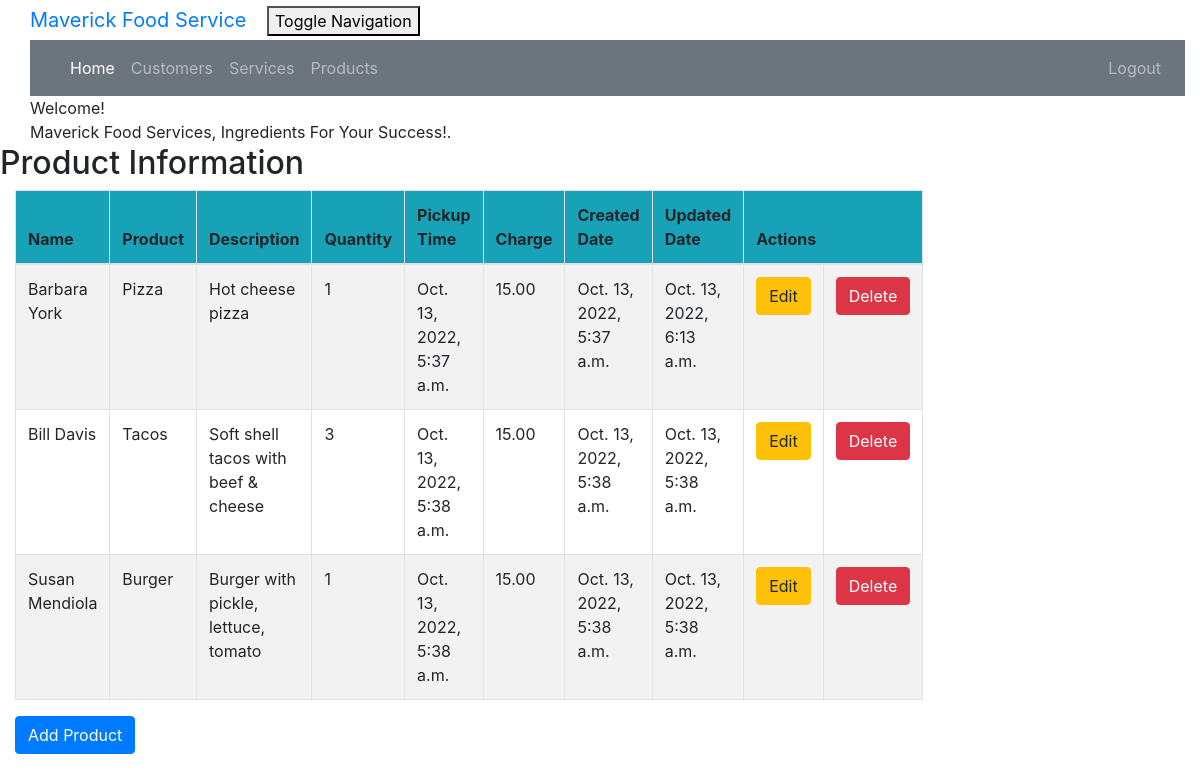
The page /product_list (signed in) on the database its author committed.
### crm/models.py (models this page shows, shortened)
class Product(models.Model):
    cust_name = models.ForeignKey(Customer, on_delete=models.CASCADE, related_name='products')
    product = models.CharField(max_length=100)
    description = models.TextField()
    quantity = models.IntegerField()
    pickup_time = models.DateTimeField(
        default=timezone.now)
    charge = models.DecimalField(max_digits=10, decimal_places=2)
    created_date = models.DateTimeField(
        default=timezone.now)
    updated_date = models.DateTimeField(auto_now_add=True)

class Customer(models.Model):
    cust_name = models.CharField(max_length=50)
    email = models.EmailField(max_length=100)
    phone = models.CharField(max_length=20)
    bldgroom = models.CharField(max_length=100)
    address = models.CharField(max_length=200)
    city = models.CharField(max_length=50)
    state = models.CharField(max_length=50)
    zipcode = models.CharField(max_length=10)
    organization = models.CharField(max_length=100)
    role = models.CharField(max_length=100)
    def __str__ (self):
        return self.cust_name

### crm/views.py (the view)
# urls.py: path('product_list', views.product_list, name='product_list'),
@login_required
def product_list(request):
    products = Product.objects.filter(created_date__lte=timezone.now())
    return render(request, 'crm/product_list.html', {'products': products})

### crm/templates/crm/product_list.html (shortened to what this page needs)
<!DOCTYPE html>
<html lang="en">
{% extends 'crm/base.html' %}
{% block content %}
    <html>
    <head>
    </head>
    <body class="bodylist">
    <div class="container">
        <div class="panel panel-primary">
            <div class="panel-heading">Welcome!</div>
            <div class="panel-body">
                Maverick Food Services, Ingredients For Your Success!.
            </div>
        </div>
    </div>
    <div class="row">
        <h2>Product Information</h2>
    </div>
    <div>
        <table class="table table-striped table-bordered table-hover w-auto">
            <thead>
            <tr class="bg-info">
                <th>Name</th>
                <th>Product</th>
                <th>Description</th>
                <th>Quantity</th>
                <th>Pickup Time</th>
                <th>Charge</th>
                <th>Created Date</th>
                <th>Updated Date</th>
                <th colspan="3">Actions</th>
            </tr>
            </thead>
            <tbody>
            {% for product in products %}
                <tr>
                    <td>{{ product.cust_name }}</td>
                    <td>{{ product.product }}</td>
                    <td>{{ product.description }}</td>
                    <td>{{ product.quantity }}</td>
                    <td>{{ product.pickup_time }}</td>
                    <td>{{ product.charge }}</td>
                    <td>{{ product.created_date }}</td>
                    <td>{{ product.updated_date }}</td>
                    <td><a href="{% url 'crm:product_edit' pk=product.pk %}"
                           class="btn btn-warning">Edit</a></td>
                    <td><a href="{% url 'crm:product_delete' pk=product.pk %}"
                           onclick="return confirm('Are you sure you want to delete?')"
                           class="btn btn-danger">Delete</a>
                    </td>
                </tr>
            {% endfor %}
            </tbody>
        </table>
    </div>
 <div>
        <a href="{% url 'crm:product_new' %}"><span
                class="btn btn-primary">Add Product</span></a>
    </div>
    </body>
{% endblock %}

### crm/static/css/portfolio.css (style rules this page uses)
body { padding-left: 15px; }

### rows shown on the page
Product: cust_name "Barbara York", product "Pizza", description "Hot cheese pizza", quantity "1", pickup_time "Oct. 13, 2022, 5:37 a.m.", charge "15.00", created_date "Oct. 13, 2022, 5:37 a.m.", updated_date "Oct. 13, 2022, 6:13 a.m."
Product: cust_name "Bill Davis", product "Tacos", description "Soft shell tacos with beef & cheese", quantity "3", pickup_time "Oct. 13, 2022, 5:38 a.m.", charge "15.00", created_date "Oct. 13, 2022, 5:38 a.m.", updated_date "Oct. 13, 2022, 5:38 a.m."
Product: cust_name "Susan Mendiola", product "Burger", description "Burger with pickle, lettuce, tomato", quantity "1", pickup_time "Oct. 13, 2022, 5:38 a.m.", charge "15.00", created_date "Oct. 13, 2022, 5:38 a.m.", updated_date "Oct. 13, 2022, 5:38 a.m."
